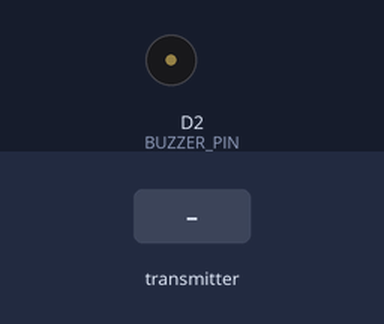
Recording of a sketch running on a simulated ESP8266 (NodeMCU). On the bench: buzzer (waves = sounding, pin HIGH). Inputs (shaded band) come from the test bench. WiFi joins after 1.5 s; servers stay silent unless stated; what the sketch prints to the serial monitor is not drawn.

Above: at 4.8 s.
4.9 s: the transmitter starts sending Beep = 1
At 6.4 s:
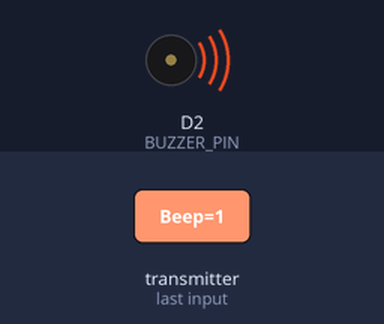
7.9 s: the transmitter starts sending Beep = 0
At 8.9 s:
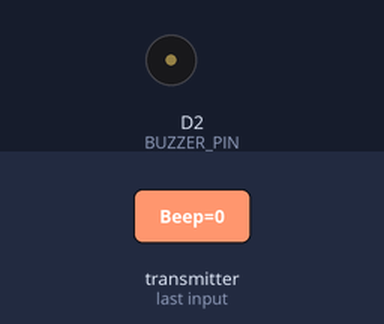
Timing chart, 0 to 10.9 s (numbered marks = the images above; inputs shaded):
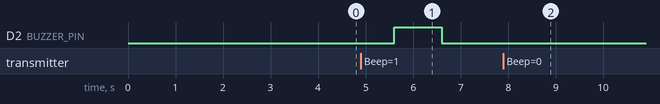

The sketch:

NodeMCU_Receive.ino
```cpp
#define BUZZER_PIN D2
#include<ESP8266WiFi.h>
#include <espnow.h>
#include<WiFiClient.h>
#include<ESP8266HTTPClient.h>
#include <ThingSpeak.h>
#include <ArduinoJson.h>
#include<SoftwareSerial.h>
#include <TinyGPS++.h>
#include <ESP8266WebServer.h>
const char* ssid = "Pranjal";
const char* password = "voew9525";
uint8_t broadcastAddress[] = {0xE8,0x9F,0x6D,0x92,0x07,0x58};
long myChannelNumber = 2128605;
const char* apiKey = "72VSH0KDZ0HB7H5W";
typedef struct struct_message {
  bool Beep;
} struct_message;

struct_message messgo;
struct_message messcome;
WiFiClient client;
HTTPClient http;
String URL="/update?api_key=72VSH0KDZ0HB7H5W&field1=";
void OnDataSent(uint8_t *mac_addr, uint8_t status)
{
  Serial.println("Status:");
  Serial.println(status);
}

void OnDataRecv(uint8_t * mac, uint8_t *incomingData, uint8_t len)
{
  memcpy(&messcome, incomingData, sizeof(messcome));
}

void setup() {
  pinMode(BUZZER_PIN, OUTPUT);
  Serial.begin(9600);
  // nodemcu.begin(9600);
  WiFi.disconnect();
  delay(2000);
  // ss.begin(9600);
  Serial.print("Start connection");
  WiFi.begin("Pranjal","voew9525");
  while((!(WiFi.status()== WL_CONNECTED))){
      delay(200);
      Serial.print("..");
    }
  Serial.println("Connected");
  WiFi.mode(WIFI_STA);
  if (esp_now_init() != 0) {
    Serial.println("Error initializing ESP-NOW");
    return;
  }
  esp_now_set_self_role(ESP_NOW_ROLE_CONTROLLER);
  esp_now_register_recv_cb(OnDataRecv);
  esp_now_add_peer(broadcastAddress, ESP_NOW_ROLE_SLAVE, 1, NULL, 0);
}

void loop() {
  Serial.println(messcome.Beep);
  if(messcome.Beep == true)
  {
    digitalWrite(BUZZER_PIN, HIGH);
    delay(1000);
    digitalWrite(BUZZER_PIN, LOW);
    delay(1000);
      // erial.println("Booyah");
  }
  else
  {
    digitalWrite(BUZZER_PIN, LOW);
  }
  // digitalWrite(BUZZER_PIN, HIGH);
  delay(1000);
  // digitalWrite(BUZZER_PIN, LOW);
  delay(1000);
}
```

Measured:
- after the input at 4.9 s, D2 (BUZZER_PIN): LOW → HIGH after 0.70 s, → LOW 1.0 s later
- after the input at 7.9 s, D2 (BUZZER_PIN): stops changing and stays LOW
